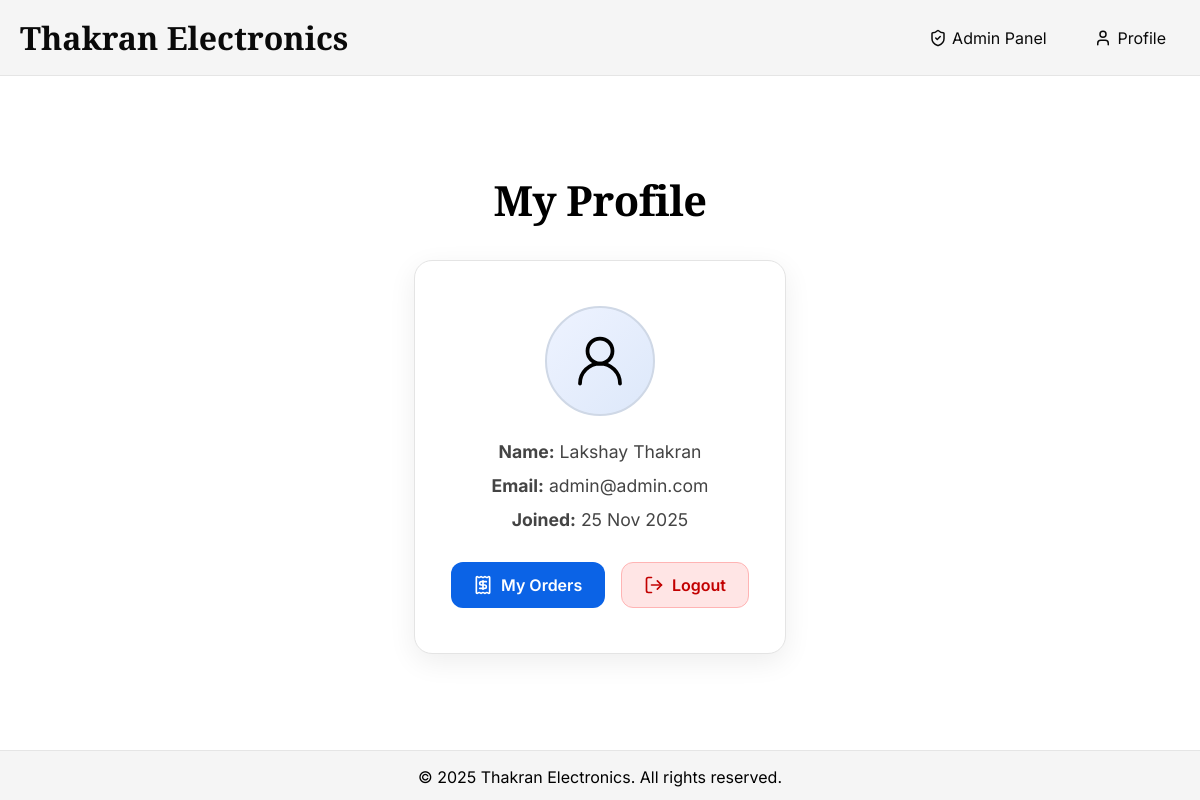
The app's page /user/profile.php (signed in) with its own data.
### tables this page shows
CREATE TABLE `users` (
  `user_id` int(11) NOT NULL,
  `name` varchar(100) NOT NULL,
  `email` varchar(150) NOT NULL,
  `password` varchar(255) NOT NULL,
  `is_admin` tinyint(1) NOT NULL DEFAULT 0,
  `created_at` timestamp NOT NULL DEFAULT current_timestamp()
);

### user/profile.php (the view, shortened to what this page needs)
<?php
require_once __DIR__ . "/../config/db.php";
$user_id = (int) $_SESSION["user_id"];
$stmt = $conn->prepare(
    "SELECT user_id, name, email, created_at FROM users WHERE user_id = ? LIMIT 1"
);
$stmt->bind_param("i", $user_id);
$stmt->execute();
$user = $stmt->get_result()->fetch_assoc();
include __DIR__ . "/../includes/header.php";
?>
<main id="profile-wrapper">
    <div class="profile-container">
        <h2 class="profile-title">My Profile</h2>
        <div class="profile-box">
            <div class="profile-avatar">
                <svg data-lucide="user-round"></svg>
            </div>
            <p class="profile-item"><strong>Name:</strong> <?= htmlspecialchars(
                $user["name"]
            ) ?></p>
            <p class="profile-item"><strong>Email:</strong> <?= htmlspecialchars(
                $user["email"]
            ) ?></p>
            <p class="profile-item"><strong>Joined:</strong> <?= date(
                "d M Y",
                strtotime($user["created_at"])
            ) ?></p>
            <div class="profile-buttons">
                <a class="btn-prof btn-orders" href="/thakran-electronics/user/order.php">
                    <svg data-lucide="receipt"></svg> My Orders
                </a>
                <a class="btn-prof btn-logout" href="/thakran-electronics/logout.php">
                    <svg data-lucide="log-out"></svg> Logout
                </a>
            </div>
        </div>
    </div>
</main>
<?php include __DIR__ . "/../includes/footer.php"; ?>

### css/style.css (style rules this page uses)
:root { --bg-primary: #ffffff; --bg-secondary: #f5f5f5; --text-primary: #0a0a0a; --text-secondary: #7f7f7f; --button-color: #3b82f6; --border-color: #e5e5e5; --font-inter: "Inter", sans-serif; --font-instrument: "Instrument Serif", serif; --max-width: 1500px; --radius: 10px; --shadow: 0px 2px 8px rgba(0, 0, 0, 0.06); --shadow-hover: 0px 4px 16px rgba(0, 0, 0, 0.1); }
* { margin: 0; padding: 0; box-sizing: border-box; }
html, body { height: 100%; margin: 0; }
body { display: flex; flex-direction: column; min-height: 100vh; }
main { flex: 1; }

### user/profile.php (style rules this page uses)
#profile-wrapper { max-width: 1400px; margin: 0 auto; padding: 2rem 1.25rem; font-family: "Inter", sans-serif; }
.profile-container { max-width: 650px; margin: 4rem auto; }
.profile-title { font-family: "Instrument Serif", serif; font-size: 2.6rem; text-align: center; margin-bottom: 2rem; letter-spacing: -0.5px; }
.profile-box { background: #ffffff; padding: 2.8rem 2.2rem; border-radius: 18px; border: 1px solid #e4e4e4; box-shadow: 0 8px 28px rgba(0, 0, 0, 0.07); text-align: center; }
.profile-avatar { width: 110px; height: 110px; border-radius: 50%; background: linear-gradient(135deg, #eef3ff, #dde8fa); border: 2px solid #cfd8e6; display: flex; justify-content: center; align-items: center; margin: 0 auto 1.6rem; }
.profile-avatar svg { width: 60px; height: 60px; stroke-width: 1.5; }
.profile-item { font-size: 1.1rem; margin: 0.8rem 0; color: #444; }
.profile-buttons { margin-top: 2rem; display: flex; justify-content: center; gap: 1rem; }
.btn-prof { padding: 0.75rem 1.4rem; border-radius: 12px; font-weight: 600; text-decoration: none; font-size: 1rem; display: inline-flex; align-items: center; gap: 0.5rem; transition: 0.25s ease; }
.btn-prof svg { width: 20px; height: 20px; }
.btn-orders { background: #0b63e6; color: #fff; }
.btn-logout { background: #ffe5e5; color: #c20000; border: 1px solid #ffb4b4; }

### records on screen
users: name "Lakshay Thakran", email "admin@admin.com", created_at "25 Nov 2025"
